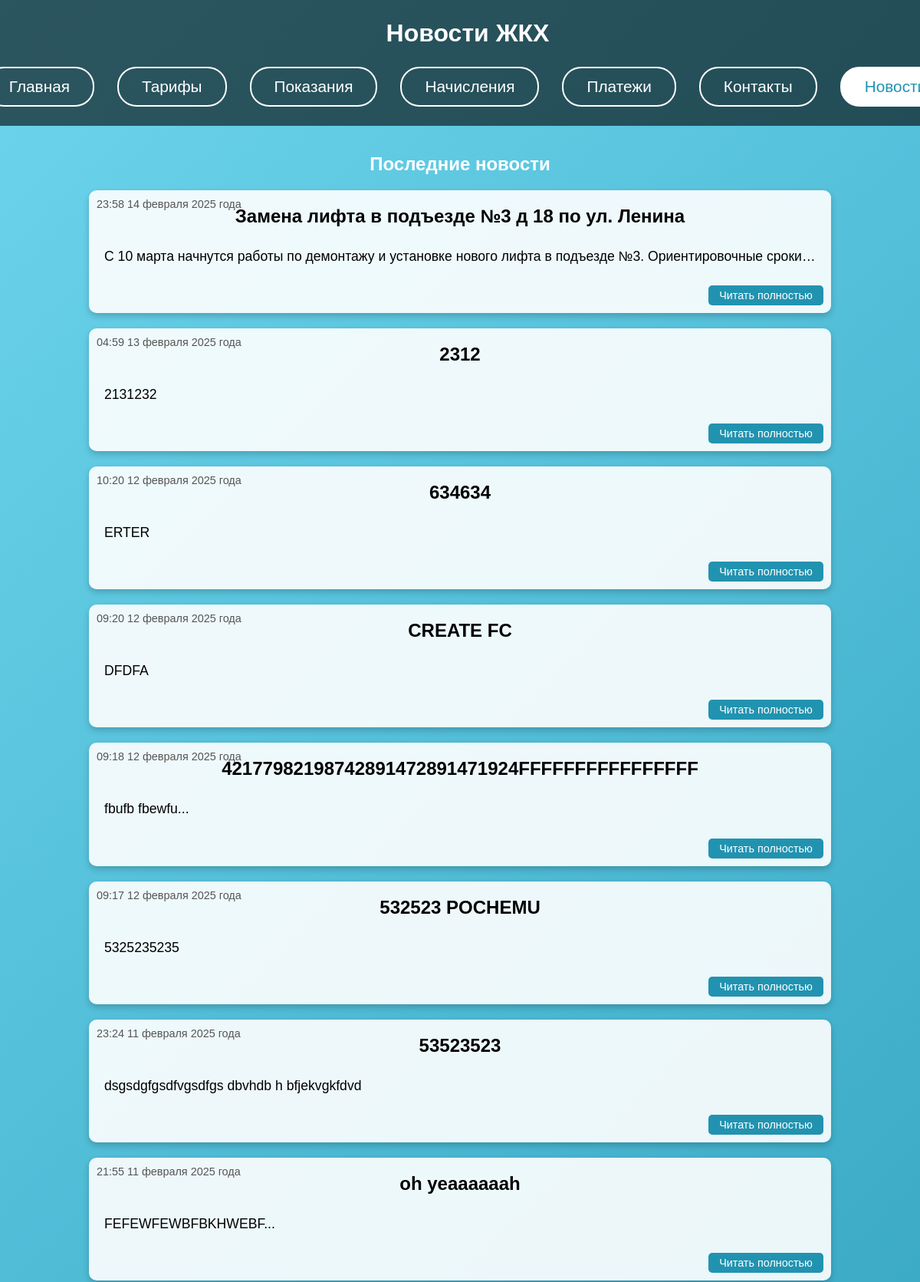
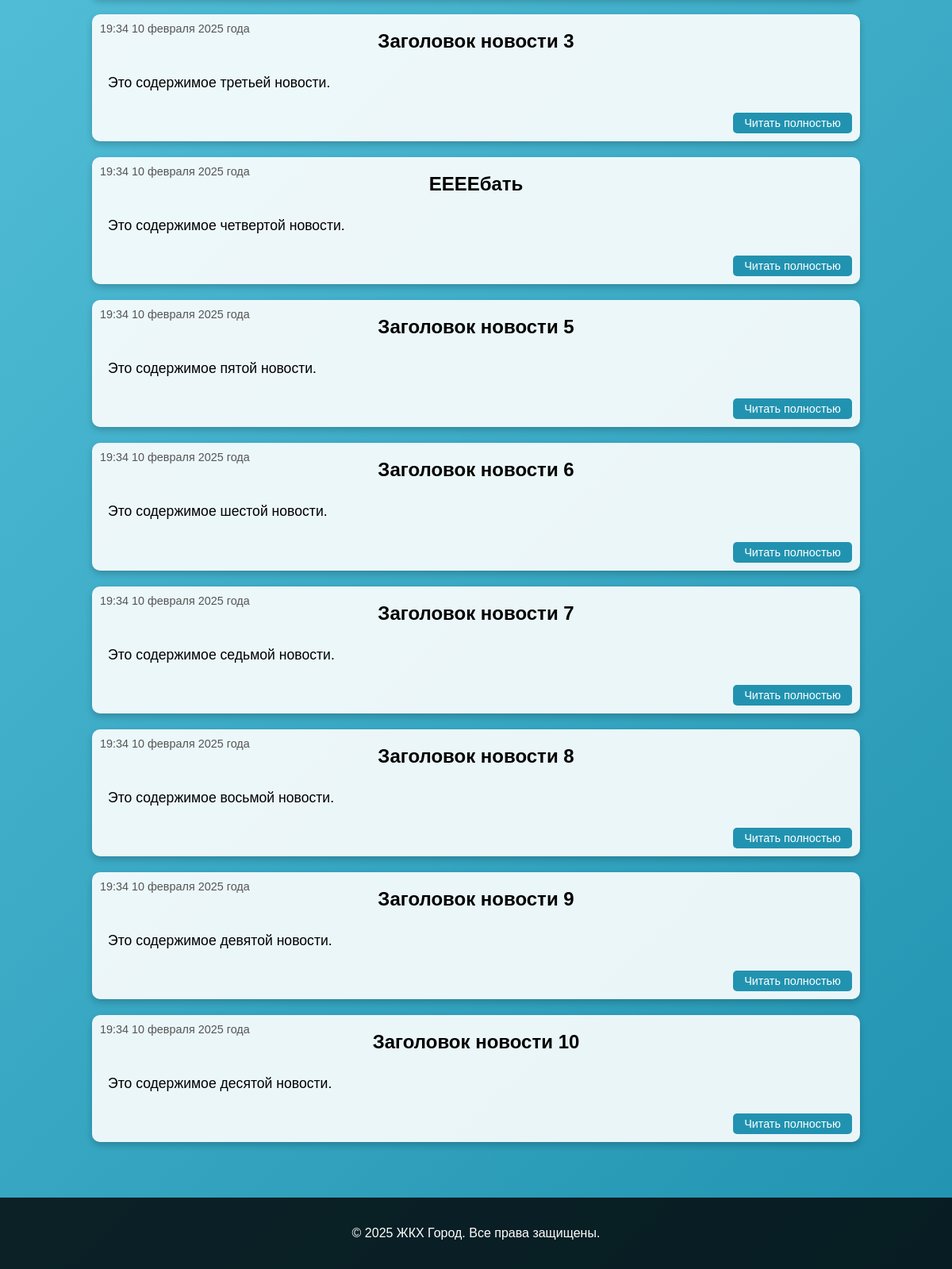
Page /news.php on the committed database (2 pictures, top to bottom).
### tables this page shows
CREATE TABLE news (
    news_id INT AUTO_INCREMENT PRIMARY KEY,
    title VARCHAR(45) NOT NULL,
    content VARCHAR(2048) NOT NULL,
    created_at TIMESTAMP NOT NULL DEFAULT CURRENT_TIMESTAMP
);

### news.php (the view, shortened to what this page needs)
<?php
$conn = new mysqli('localhost', 'root', 'Vk280205+', 'jkh1');
$user_role = $_SESSION['role'] ?? null;
?>
<!DOCTYPE html>
<html lang="ru">
<head>
</head>
<body>
<header>
    <h1>Новости ЖКХ</h1>
    <nav>
        <a href="<?php echo ($user_role === 'admin') ? 'admin.php' : 'auth.php'; ?>"
           class="<?php echo (basename($_SERVER['PHP_SELF'])=='auth.php' || basename($_SERVER['PHP_SELF'])=='admin.php') ? 'active' : ''; ?>">
           Главная
        </a>
        <a href="tariffs.php" class="<?php echo basename($_SERVER['PHP_SELF'])=='tariffs.php' ? 'active' : ''; ?>">
          Тарифы
        </a>
        <a href="pokazaniya.php" class="<?php echo basename($_SERVER['PHP_SELF'])=='pokazaniya.php' ? 'active' : ''; ?>">
          Показания
        </a>
        <a href="bills.php" class="<?php echo basename($_SERVER['PHP_SELF'])=='bills.php' ? 'active' : ''; ?>">
          Начисления
        </a>
        <a href="payments.php" class="<?php echo basename($_SERVER['PHP_SELF'])=='payments.php' ? 'active' : ''; ?>">
          Платежи
        </a>
        <a href="contact.php" class="<?php echo basename($_SERVER['PHP_SELF'])=='contact.php' ? 'active' : ''; ?>">
          Контакты
        </a>
        <a href="news.php" class="<?php echo basename($_SERVER['PHP_SELF'])=='news.php' ? 'active' : ''; ?>">
          Новости
        </a>
    </nav>
</header>
<section class="content">
    <h2>Последние новости</h2>
    <div id="news-list">
        <?php
        $sql = "SELECT news_id, title, content, created_at FROM news ORDER BY created_at DESC";
        $result = $conn->query($sql);
        if ($result && $result->num_rows > 0) {
            while ($row = $result->fetch_assoc()) {
                $date = new DateTime($row['created_at']);
                $formatter = new IntlDateFormatter(
                    'ru_RU',
                    IntlDateFormatter::NONE,
                    IntlDateFormatter::NONE,
                    null,
                    null,
                    "HH:mm d MMMM Y 'года'"
                );
                $formatted_date = $formatter->format($date);
                $fullText = $row['content'];
                $firstLine = trim(strtok($fullText, "\n"));
                if (mb_strlen($firstLine, 'UTF-8') > 120) {
                    $excerpt = mb_substr($firstLine, 0, 120, 'UTF-8') . "...";
                } else {
                    $excerpt = $firstLine;
                    if (strpos($fullText, "\n") !== false) {
                        $excerpt .= "...";
                    }
                }
                echo "<div class='news-item' id='news-item-{$row['news_id']}'>";
                echo "  <div class='news-date'>" . htmlspecialchars($formatted_date) . "</div>";
                echo "  <h3>" . htmlspecialchars($row['title']) . "</h3>";
                echo "  <p>" . htmlspecialchars($excerpt) . "</p>";
                echo "  <button class='read-more' onclick='toggleReadMore(this)'>Читать полностью</button>";
                echo "</div>";
            }
        } else {
            echo "<p>Нет новостей</p>";
        }
        ?>
    </div>
</section>
<footer>
    <p>&copy; 2025 ЖКХ Город. Все права защищены.</p>
</footer>
</body>
</html>

### news.php (style rules this page uses)
body { font-family: Arial, sans-serif; background: linear-gradient(135deg, #6dd5ed, #2193b0); color: #fff; margin: 0; padding: 0; display: flex; flex-direction: column; min-height: 100vh; }
header { background: rgba(0,0,0,0.6); padding: 25px 120px 25px 140px; position: fixed; top: 0; left: 0; width: 100%; z-index: 1000; text-align: center; box-sizing: border-box; display: flex; flex-direction: column; align-items: center; }
header h1 { margin: 0; font-size: 2em; }
nav { display: flex; justify-content: center; gap: 30px; margin-top: 25px; }
nav a { color: #fff; text-decoration: none; font-size: 1.3em; padding: 12px 30px; border: 2px solid #fff; border-radius: 25px; transition: 0.3s; white-space: nowrap; }
nav a:hover, nav a.active { background: #fff; color: #2193b0; }
.content { padding: 180px 20px 50px; text-align: center; flex: 1; max-width: 1400px; margin: 0 auto; width: 100%; box-sizing: border-box; }
.news-item { background: rgba(255,255,255,0.9); color: #000; margin: 20px auto; padding: 20px; border-radius: 10px; width: 80%; box-shadow: 0 4px 8px rgba(0,0,0,0.2); position: relative; overflow-wrap: break-word; padding-bottom: 50px; }
.news-item h3 { margin-top: 0; font-size: 1.5em; }
.news-item p { font-size: 1.1em; line-height: 1.6; margin: 10px 0; overflow: hidden; white-space: nowrap; text-overflow: ellipsis; text-align: left; }
.news-date { position: absolute; top: 10px; left: 10px; font-size: 0.9em; color: #555; }
.read-more { position: absolute; bottom: 10px; right: 10px; background: #2193b0; color: #fff; padding: 5px 10px; border-radius: 5px; cursor: pointer; font-size: 0.9em; border: none; width: 150px; text-align: center; }
footer { text-align: center; padding: 20px; background: rgba(0,0,0,0.8); color: #fff; margin-top: auto; }

### rows in the picture
news: created_at "23:58 14 февраля 2025 года", title "Замена лифта в подъезде №3 д 18 по ул. Ленина", content "С 10 марта начнутся работы по демонтажу и установке нового лифта в подъезде №3. Ориентировочные сроки…"
news: created_at "04:59 13 февраля 2025 года", title "2312", content "2131232"
news: created_at "10:20 12 февраля 2025 года", title "634634", content "ERTER"
news: created_at "09:20 12 февраля 2025 года", title "CREATE FC", content "DFDFA"
news: created_at "09:18 12 февраля 2025 года", title "42177982198742891472891471924FFFFFFFFFFFFFFFF", content "fbufb fbewfu..."
news: created_at "09:17 12 февраля 2025 года", title "532523 POCHEMU", content "5325235235"
news: created_at "23:24 11 февраля 2025 года", title "53523523", content "dsgsdgfgsdfvgsdfgs dbvhdb h bfjekvgkfdvd"
news: created_at "21:55 11 февраля 2025 года", title "oh yeaaaaaah", content "FEFEWFEWBFBKHWEBF..."
news: created_at "19:34 10 февраля 2025 года", title "Заголовок новости 3", content "Это содержимое третьей новости."
news: created_at "19:34 10 февраля 2025 года", title "ЕЕЕЕбать", content "Это содержимое четвертой новости."
news: created_at "19:34 10 февраля 2025 года", title "Заголовок новости 5", content "Это содержимое пятой новости."
news: created_at "19:34 10 февраля 2025 года", title "Заголовок новости 6", content "Это содержимое шестой новости."
news: created_at "19:34 10 февраля 2025 года", title "Заголовок новости 7", content "Это содержимое седьмой новости."
news: created_at "19:34 10 февраля 2025 года", title "Заголовок новости 8", content "Это содержимое восьмой новости."
news: created_at "19:34 10 февраля 2025 года", title "Заголовок новости 9", content "Это содержимое девятой новости."
news: created_at "19:34 10 февраля 2025 года", title "Заголовок новости 10", content "Это содержимое десятой новости."
